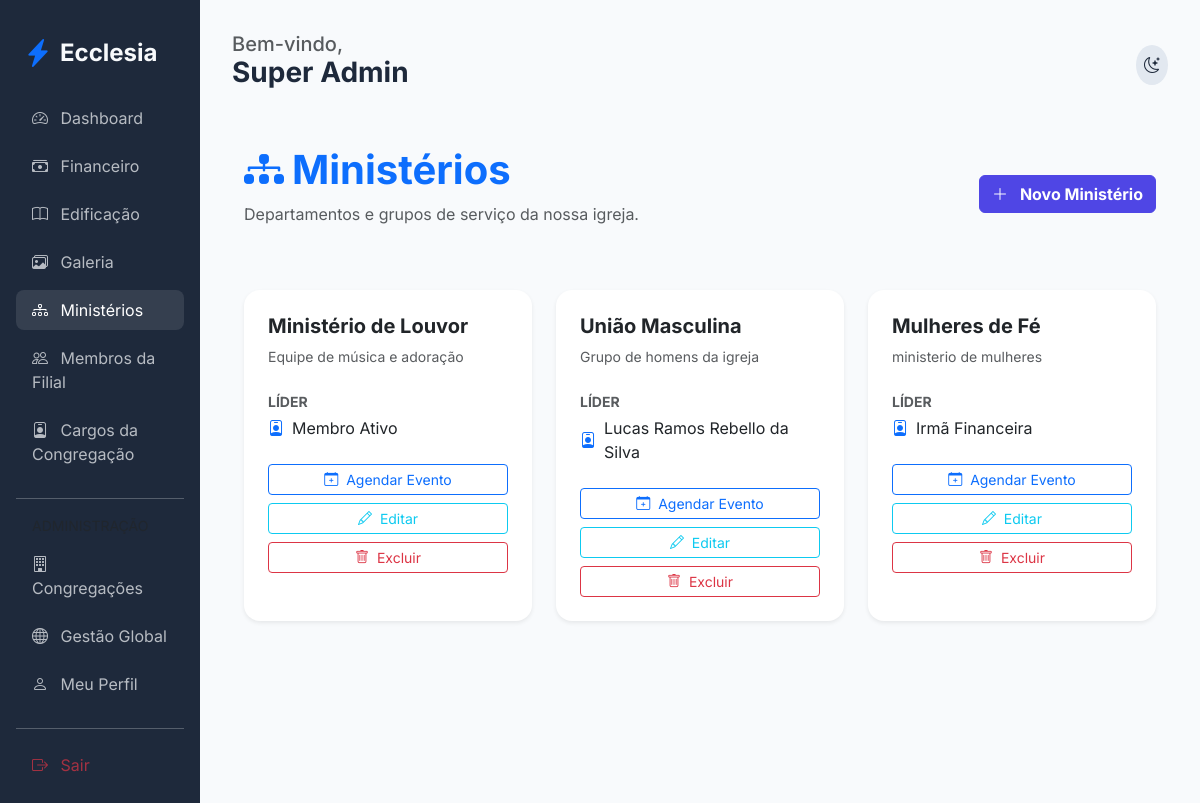
/members/ministries (signed in), run on the app's committed database.
### app/core/models.py (models this page shows, shortened)
class User(db.Model, UserMixin):
    id = db.Column(db.Integer, primary_key=True)
    name = db.Column(db.String(100), nullable=False)
    email = db.Column(db.String(120), unique=True, nullable=False)
    password_hash = db.Column(db.String(128))
    birth_date = db.Column(db.Date)
    gender = db.Column(db.String(20))
    documents = db.Column(db.String(200)) # Flexível para diferentes países
    address = db.Column(db.Text)
    phone = db.Column(db.String(50))
    status = db.Column(db.String(20), default='pending') # pending, active, rejected
    is_ministry_leader = db.Column(db.Boolean, default=False)
    church_id = db.Column(db.Integer, db.ForeignKey('church.id'))
    family_id = db.Column(db.Integer, db.ForeignKey('family.id'), nullable=True)
    church_role_id = db.Column(db.Integer, db.ForeignKey('church_role.id'), nullable=True)
    ministries = db.relationship('Ministry', secondary=member_ministries, backref=db.backref('members', lazy='dynamic'))

class Ministry(db.Model):
    id = db.Column(db.Integer, primary_key=True)
    name = db.Column(db.String(100), nullable=False)
    description = db.Column(db.Text)
    church_id = db.Column(db.Integer, db.ForeignKey('church.id'))
    leader_id = db.Column(db.Integer, db.ForeignKey('user.id'), nullable=True)
    events = db.relationship('Event', backref='ministry', lazy=True)
    leader = db.relationship('User', foreign_keys=[leader_id])

### app/modules/members/routes.py (the view)
@members_bp.route('/ministries')
@login_required
def list_ministries():
    if current_user.church_role and current_user.church_role.name in ['Administrador Global', 'Pastor Líder']:
        ministries = Ministry.query.filter_by(church_id=current_user.church_id).all()
    else:
        ministries = current_user.ministries
    return render_template('members/ministries.html', ministries=ministries)

### app/templates/members/ministries.html
{% extends "base.html" %}
{% block content %}
<div class="container py-4">
    <div class="d-flex justify-content-between align-items-center mb-5">
        <div>
            <h1 class="fw-bold text-primary"><i class="bi bi-diagram-3-fill me-2"></i>Ministérios</h1>
            <p class="text-muted">Departamentos e grupos de serviço da nossa igreja.</p>
        </div>
        {% if current_user.church_role and current_user.church_role.name in ['Administrador Global', 'Pastor Líder'] %}
        <a href="{{ url_for('members.add_ministry') }}" class="btn btn-primary fw-bold">
            <i class="bi bi-plus-lg me-2"></i> Novo Ministério
        </a>
        {% endif %}
    </div>
    <div class="row g-4">
        {% for ministry in ministries %}
        <div class="col-md-6 col-lg-4">
            <div class="card h-100 border-0 shadow-sm">
                <div class="card-body p-4">
                    <h5 class="fw-bold mb-2">{{ ministry.name }}</h5>
                    <p class="text-muted small mb-4">{{ ministry.description }}</p>
                    <div class="mb-4">
                        <label class="small fw-bold text-muted d-block mb-1">LÍDER</label>
                        <div class="d-flex align-items-center">
                            <i class="bi bi-person-badge me-2 text-primary"></i>
                            <span>{{ ministry.leader.name if ministry.leader else 'Sem líder definido' }}</span>
                        </div>
                    </div>
                    <div class="d-grid gap-2">
                        {% if current_user.church_role and current_user.church_role.name in ['Administrador Global', 'Pastor Líder'] or current_user.id == ministry.leader_id %}
                        <a href="{{ url_for('members.add_ministry_event', id=ministry.id) }}" class="btn btn-sm btn-outline-primary">
                            <i class="bi bi-calendar-plus me-1"></i> Agendar Evento
                        </a>
                        {% if current_user.church_role and current_user.church_role.name in ['Administrador Global', 'Pastor Líder'] %}
                        <a href="{{ url_for('members.edit_ministry', id=ministry.id) }}" class="btn btn-sm btn-outline-info">
                            <i class="bi bi-pencil me-1"></i> Editar
                        </a>
                        <a href="{{ url_for('members.delete_ministry', id=ministry.id) }}" class="btn btn-sm btn-outline-danger" onclick="return confirm('Tem certeza que deseja excluir este ministério?');">
                            <i class="bi bi-trash me-1"></i> Excluir
                        </a>
                        {% endif %}
                        {% endif %}
                    </div>
                </div>
            </div>
        </div>
        {% else %}
        <div class="col-12 text-center py-5">
            <i class="bi bi-people fs-1 text-muted opacity-50 d-block mb-3"></i>
            <p class="text-muted">Nenhum ministério cadastrado.</p>
        </div>
        {% endfor %}
    </div>
</div>
{% endblock %}

### app/templates/base.html (shortened to what this page needs)
<!DOCTYPE html>
<html lang="pt-BR">
<head>
    <link href="https://cdn.jsdelivr.net/npm/bootstrap@5.3.0/dist/css/bootstrap.min.css" rel="stylesheet">
    <link href="https://cdn.jsdelivr.net/npm/bootstrap-icons@1.10.0/font/bootstrap-icons.css" rel="stylesheet">
    <link rel="stylesheet" href="{{ url_for('static', filename='css/premium.css') }}">
</head>
<body>
    <div class="container-fluid">
        <div class="row">
            {% if current_user.is_authenticated %}
            <div class="col-md-3 col-lg-2 sidebar d-none d-md-block">
                <div class="d-flex align-items-center mb-4 px-2">
                    <i class="bi bi-lightning-charge-fill text-primary fs-3 me-2"></i>
                    <h4 class="mb-0 fw-bold">Ecclesia</h4>
                </div>
                <nav class="nav flex-column">
                    <a class="nav-link {{ 'active' if request.endpoint == 'members.dashboard' }}" href="{{ url_for('members.dashboard') }}">
                        <i class="bi bi-speedometer2 me-2"></i> Dashboard
                    </a>
                    <a class="nav-link {{ 'active' if 'finance' in request.endpoint }}" href="{{ url_for('finance.dashboard') }}">
                        <i class="bi bi-cash-stack me-2"></i> Financeiro
                    </a>
                    <a class="nav-link {{ 'active' if 'edification' in request.endpoint }}" href="{{ url_for('edification.list_studies') }}">
                        <i class="bi bi-book me-2"></i> Edificação
                    </a>
                    <a class="nav-link {{ 'active' if 'gallery' in request.endpoint }}" href="{{ url_for('edification.gallery') }}">
                        <i class="bi bi-images me-2"></i> Galeria
                    </a>
                    <a class="nav-link {{ 'active' if 'ministries' in request.endpoint }}" href="{{ url_for('members.list_ministries') }}">
                        <i class="bi bi-diagram-3 me-2"></i> Ministérios
                    </a>
                    {% if current_user.church_role and current_user.church_role.name in ['Administrador Global', 'Pastor Líder'] %}
                    <a class="nav-link {{ 'active' if 'church_members' in request.endpoint }}" href="{{ url_for('members.church_members') }}">
                        <i class="bi bi-people me-2"></i> Membros da Filial
                    </a>
                    {% endif %}
                    {% set led_count = namespace(count=0) %}
                    {% for min in current_user.ministries %}
                        {% if min.leader_id == current_user.id %}
                            {% set led_count.count = led_count.count + 1 %}
                        {% endif %}
                    {% endfor %}
                    {% if current_user.church_role and current_user.church_role.name in ['Administrador Global', 'Pastor Líder'] %}
                    <a class="nav-link {{ 'active' if 'roles' in request.endpoint }}" href="{{ url_for('admin.list_roles') }}">
                        <i class="bi bi-person-badge me-2"></i> Cargos da Congregação
                    </a>
                    {% endif %}
                    {% if current_user.church_role and current_user.church_role.name == 'Administrador Global' %}
                    <hr class="my-3 opacity-25">
                    <label class="small text-muted px-3 mb-2">ADMINISTRAÇÃO</label>
                    <a class="nav-link {{ 'active' if 'admin.list_churches' in request.endpoint }}" href="{{ url_for('admin.list_churches') }}">
                        <i class="bi bi-building me-2"></i> Congregações
                    </a>
                    <a class="nav-link {{ 'active' if 'admin.list_members' in request.endpoint }}" href="{{ url_for('admin.list_members') }}">
                        <i class="bi bi-globe me-2"></i> Gestão Global
                    </a>
                    {% endif %}
                    <a class="nav-link" href="{{ url_for('members.profile') }}">
                        <i class="bi bi-person me-2"></i> Meu Perfil
                    </a>
                    <hr class="my-3 opacity-25">
                    <a class="nav-link text-danger" href="{{ url_for('auth.logout') }}">
                        <i class="bi bi-box-arrow-right me-2"></i> Sair
                    </a>
                </nav>
            </div>
            {% endif %}
            <div class="col-md-9 col-lg-10 main-content {{ 'mx-auto' if not current_user.is_authenticated }}">
                <header class="d-flex justify-content-between align-items-center mb-4">
                    <div>
                        {% if current_user.is_authenticated %}
                        <h5 class="text-muted mb-0">Bem-vindo,</h5>
                        <h3 class="fw-bold">{{ current_user.name }}</h3>
                        {% endif %}
                    </div>
                    <div class="d-flex align-items-center gap-3">
                        <div class="theme-toggle" onclick="toggleTheme()">
                            <i class="bi bi-moon-stars" id="theme-icon"></i>
                        </div>
                    </div>
                </header>
                {% block content %}{% endblock %}
            </div>
        </div>
    </div>
</body>
</html>

### app/static/css/premium.css (style rules this page uses)
:root { --primary: #4f46e5; --primary-hover: #4338ca; --secondary: #64748b; --success: #10b981; --danger: #ef4444; --warning: #f59e0b; --info: #06b6d4; --bg-main: #f8fafc; --bg-card: #ffffff; --text-main: #1e293b; --text-muted: #64748b; --border: #e2e8f0; --sidebar-bg: #1e293b; --sidebar-text: #f8fafc; }
body { font-family: 'Inter', sans-serif; background-color: var(--bg-main); color: var(--text-main); transition: all 0.3s ease; }
.sidebar { background-color: var(--sidebar-bg); color: var(--sidebar-text); min-height: 100vh; padding: 2rem 1rem; }
.nav-link { color: var(--sidebar-text); opacity: 0.7; transition: all 0.2s; border-radius: 0.5rem; margin-bottom: 0.5rem; }
.nav-link:hover, .nav-link.active { opacity: 1; background-color: rgba(255,255,255,0.1); color: white; }
.main-content { padding: 2rem; }
.card { background-color: var(--bg-card); border: 1px solid var(--border); border-radius: 1rem; box-shadow: 0 4px 6px -1px rgb(0 0 0 / 0.1); transition: transform 0.2s; }
.btn-primary { background-color: var(--primary); border-color: var(--primary); }
.theme-toggle { cursor: pointer; padding: 0.5rem; border-radius: 50%; background: var(--border); display: flex; align-items: center; justify-content: center; }

### data on the page
User: name "Super Admin"
Ministry: name "Ministério de Louvor", description "Equipe de música e adoração", leader "Membro Ativo"
Ministry: name "União Masculina", description "Grupo de homens da igreja", leader "Lucas Ramos Rebello da Silva"
Ministry: name "Mulheres de Fé", description "ministerio de mulheres", leader "Irmã Financeira"
